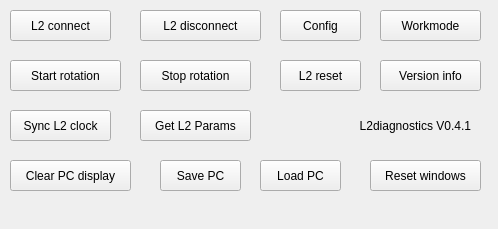
<?xml version="1.0" encoding="UTF-8"?>
<ui version="4.0">
 <class>ControlsDock</class>
 <widget class="QDockWidget" name="ControlsDock">
  <property name="geometry">
   <rect>
    <x>0</x>
    <y>0</y>
    <width>498</width>
    <height>229</height>
   </rect>
  </property>
  <property name="windowTitle">
   <string>L2 Controls</string>
  </property>
  <widget class="QWidget" name="dockWidgetContents">
   <widget class="QPushButton" name="btnL2Disconnect">
    <property name="geometry">
     <rect>
      <x>140</x>
      <y>10</y>
      <width>121</width>
      <height>31</height>
     </rect>
    </property>
    <property name="text">
     <string>L2 disconnect</string>
    </property>
   </widget>
   <widget class="QPushButton" name="btnVersion">
    <property name="geometry">
     <rect>
      <x>380</x>
      <y>60</y>
      <width>101</width>
      <height>31</height>
     </rect>
    </property>
    <property name="text">
     <string>Version info</string>
    </property>
   </widget>
   <widget class="QPushButton" name="btnConfig">
    <property name="geometry">
     <rect>
      <x>280</x>
      <y>10</y>
      <width>81</width>
      <height>31</height>
     </rect>
    </property>
    <property name="text">
     <string>Config</string>
    </property>
   </widget>
   <widget class="QPushButton" name="btnStop">
    <property name="geometry">
     <rect>
      <x>140</x>
      <y>60</y>
      <width>111</width>
      <height>31</height>
     </rect>
    </property>
    <property name="text">
     <string>Stop rotation</string>
    </property>
   </widget>
   <widget class="QPushButton" name="btnStart">
    <property name="geometry">
     <rect>
      <x>10</x>
      <y>60</y>
      <width>111</width>
      <height>31</height>
     </rect>
    </property>
    <property name="text">
     <string>Start rotation</string>
    </property>
   </widget>
   <widget class="QPushButton" name="btnReset">
    <property name="geometry">
     <rect>
      <x>280</x>
      <y>60</y>
      <width>81</width>
      <height>31</height>
     </rect>
    </property>
    <property name="text">
     <string>L2 reset</string>
    </property>
   </widget>
   <widget class="QPushButton" name="btnL2Connect">
    <property name="geometry">
     <rect>
      <x>10</x>
      <y>10</y>
      <width>101</width>
      <height>31</height>
     </rect>
    </property>
    <property name="text">
     <string>L2 connect</string>
    </property>
   </widget>
   <widget class="QPushButton" name="btnResetWindows">
    <property name="geometry">
     <rect>
      <x>370</x>
      <y>160</y>
      <width>111</width>
      <height>31</height>
     </rect>
    </property>
    <property name="text">
     <string>Reset windows</string>
    </property>
   </widget>
   <widget class="QPushButton" name="btnWorkmode">
    <property name="geometry">
     <rect>
      <x>380</x>
      <y>10</y>
      <width>101</width>
      <height>31</height>
     </rect>
    </property>
    <property name="text">
     <string>Workmode</string>
    </property>
   </widget>
   <widget class="QPushButton" name="btnClearDisplay">
    <property name="geometry">
     <rect>
      <x>10</x>
      <y>160</y>
      <width>121</width>
      <height>31</height>
     </rect>
    </property>
    <property name="text">
     <string>Clear PC display</string>
    </property>
   </widget>
   <widget class="QPushButton" name="btnL2SetClock">
    <property name="geometry">
     <rect>
      <x>10</x>
      <y>110</y>
      <width>101</width>
      <height>31</height>
     </rect>
    </property>
    <property name="text">
     <string>Sync L2 clock</string>
    </property>
   </widget>
   <widget class="QPushButton" name="btnSavePC">
    <property name="geometry">
     <rect>
      <x>160</x>
      <y>160</y>
      <width>81</width>
      <height>31</height>
     </rect>
    </property>
    <property name="text">
     <string>Save PC</string>
    </property>
   </widget>
   <widget class="QPushButton" name="btnLoadPC">
    <property name="geometry">
     <rect>
      <x>260</x>
      <y>160</y>
      <width>81</width>
      <height>31</height>
     </rect>
    </property>
    <property name="text">
     <string>Load PC</string>
    </property>
   </widget>
   <widget class="QPushButton" name="btnL2GetParams">
    <property name="geometry">
     <rect>
      <x>140</x>
      <y>110</y>
      <width>111</width>
      <height>31</height>
     </rect>
    </property>
    <property name="text">
     <string>Get L2 Params</string>
    </property>
   </widget>
   <widget class="QLabel" name="label">
    <property name="geometry">
     <rect>
      <x>280</x>
      <y>110</y>
      <width>191</width>
      <height>31</height>
     </rect>
    </property>
    <property name="text">
     <string>L2diagnostics V0.4.1</string>
    </property>
    <property name="alignment">
     <set>Qt::AlignmentFlag::AlignRight|Qt::AlignmentFlag::AlignTrailing|Qt::AlignmentFlag::AlignVCenter</set>
    </property>
   </widget>
  </widget>
 </widget>
 <resources/>
 <connections/>
</ui>
